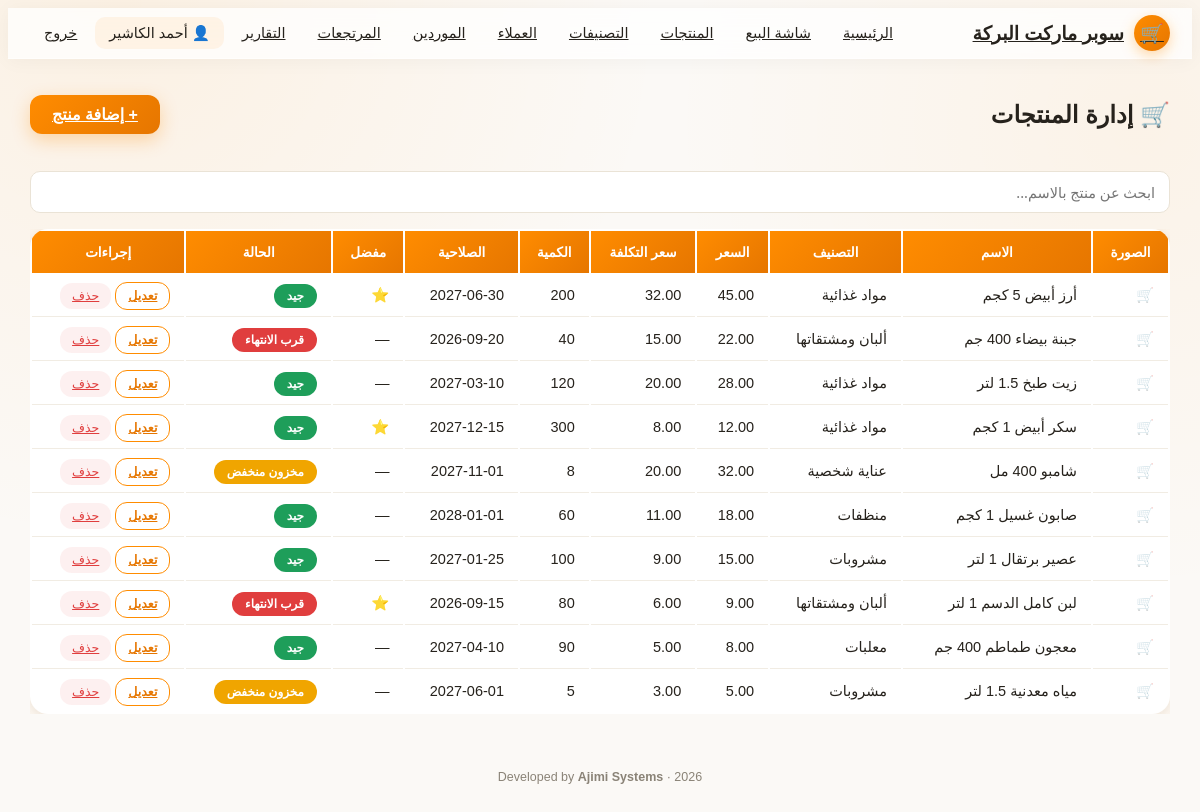
Page /products/list.php (signed in) on the committed database.
### tables this page shows
CREATE TABLE IF NOT EXISTS products (
    id INT AUTO_INCREMENT PRIMARY KEY,
    name VARCHAR(150) NOT NULL,
    category_id INT NULL,
    unit_price DECIMAL(10,2) NOT NULL DEFAULT 0,
    cost_price DECIMAL(10,2) NOT NULL DEFAULT 0,
    quantity INT NOT NULL DEFAULT 0,
    min_quantity INT NOT NULL DEFAULT 10,
    expiry_date DATE NOT NULL,
    barcode VARCHAR(50),
    description TEXT,
    image VARCHAR(255),
    is_favorite TINYINT(1) DEFAULT 0,
    active TINYINT(1) DEFAULT 1,
    supplier_id INT NULL,
    created_at TIMESTAMP DEFAULT CURRENT_TIMESTAMP,
    FOREIGN KEY (category_id) REFERENCES categories(id) ON DELETE SET NULL,
    FOREIGN KEY (supplier_id) REFERENCES suppliers(id) ON DELETE SET NULL
);

CREATE TABLE IF NOT EXISTS categories (
    id INT AUTO_INCREMENT PRIMARY KEY,
    name VARCHAR(100) NOT NULL
);

### includes/functions.php (called while the page is built, shortened)
<?php
function getSettings($pdo) {
    static $settings = null;
    if ($settings === null) {
        $stmt = $pdo->query("SELECT setting_key, setting_value FROM settings");
        $settings = [];
        while ($row = $stmt->fetch()) {
            $settings[$row['setting_key']] = $row['setting_value'];
        }
    }
    return $settings;
}
function getSetting($pdo, $key, $default = '') {
    $settings = getSettings($pdo);
    return $settings[$key] ?? $default;
}

### products/list.php (the view, shortened to what this page needs)
<?php
require_once __DIR__ . '/../includes/functions.php';
$search = trim($_GET['q'] ?? '');
$sql = "SELECT m.*, c.name AS category_name
        FROM products m
        LEFT JOIN categories c ON m.category_id = c.id
        WHERE m.active = 1";
$params = [];
$sql .= " ORDER BY m.name ASC";
$stmt = $pdo->prepare($sql);
$stmt->execute($params);
$products = $stmt->fetchAll();
require_once __DIR__ . '/../includes/header.php';
?>
<div class="d-flex justify-content-between align-items-center mb-4 flex-wrap gap-2">
    <h2>🛒 إدارة المنتجات</h2>
    <a href="add.php" class="btn btn-orange">+ إضافة منتج</a>
</div>
<form method="GET" class="mb-3">
    <input type="text" name="q" class="form-control pos-search" placeholder="ابحث عن منتج بالاسم..." value="<?php echo htmlspecialchars($search); ?>" onkeyup="if(event.key==='Enter')this.form.submit()">
</form>
<div class="table-responsive">
    <table class="table-glass">
        <thead>
            <tr>
                <th>الصورة</th><th>الاسم</th><th>التصنيف</th><th>السعر</th><th>سعر التكلفة</th>
                <th>الكمية</th><th>الصلاحية</th><th>مفضل</th><th>الحالة</th><th>إجراءات</th>
            </tr>
        </thead>
        <tbody>
            <?php foreach ($products as $row):
                $expiry = strtotime($row['expiry_date']);
                $daysLeft = ($expiry - strtotime(date('Y-m-d'))) / 86400;
                $statusClass = "badge-ok"; $statusText = "جيد";
                if ($row['quantity'] <= $row['min_quantity']) { $statusClass = "badge-warning"; $statusText = "مخزون منخفض"; }
                if ($daysLeft <= 30) { $statusClass = "badge-danger"; $statusText = "قرب الانتهاء"; }
            ?>
            <tr>
                <td>
                    <?php if ($row['image']): ?>
                        <img src="/supermarket-system/assets/uploads/<?php echo htmlspecialchars($row['image']); ?>" style="width:40px;height:40px;object-fit:cover;border-radius:8px;">
                    <?php else: ?>
                        <span style="opacity:.3">🛒</span>
                    <?php endif; ?>
                </td>
                <td><?php echo htmlspecialchars($row['name']); ?></td>
                <td><?php echo htmlspecialchars($row['category_name'] ?? '-'); ?></td>
                <td><?php echo number_format($row['unit_price'], 2); ?></td>
                <td><?php echo number_format($row['cost_price'], 2); ?></td>
                <td><?php echo $row['quantity']; ?></td>
                <td><?php echo $row['expiry_date']; ?></td>
                <td><?php echo $row['is_favorite'] ? '⭐' : '—'; ?></td>
                <td><span class="badge-pill <?php echo $statusClass; ?>"><?php echo $statusText; ?></span></td>
                <td>
                    <a href="edit.php?id=<?php echo $row['id']; ?>" class="btn btn-outline-orange btn-sm">تعديل</a>
                    <a href="list.php?delete=<?php echo $row['id']; ?>" class="btn btn-soft-danger btn-sm" onclick="return confirm('حذف هذا المنتج؟')">حذف</a>
                </td>
            </tr>
            <?php endforeach; ?>
        </tbody>
    </table>
</div>
<?php require_once __DIR__ . '/../includes/footer.php'; ?>

### includes/header.php (shortened to what this page needs)
<?php
require_once __DIR__ . '/functions.php';
$storeName = getSetting($pdo, 'store_name', 'سوبر ماركت البركة');
?>
<!DOCTYPE html>
<html lang="ar" dir="rtl">
<head>
    <link rel="stylesheet" href="/supermarket-system/assets/css/style.css">
</head>
<body>
<nav class="app-navbar">
    <div class="container-fluid px-4 d-flex align-items-center justify-content-between">
        <a class="navbar-brand" href="/supermarket-system/index.php">
            <span class="brand-seal">🛒</span>
            <span><?php echo htmlspecialchars($storeName); ?></span>
        </a>
        <div class="navbar-collapse" id="navMenu">
            <ul class="navbar-nav gap-1">
                <li><a class="nav-link" href="/supermarket-system/index.php">الرئيسية</a></li>
                <li><a class="nav-link" href="/supermarket-system/sales/pos.php">شاشة البيع</a></li>
                <li><a class="nav-link" href="/supermarket-system/products/list.php">المنتجات</a></li>
                <li><a class="nav-link" href="/supermarket-system/categories/list.php">التصنيفات</a></li>
                <li><a class="nav-link" href="/supermarket-system/customers/list.php">العملاء</a></li>
                <li><a class="nav-link" href="/supermarket-system/suppliers/list.php">الموردين</a></li>
                <li><a class="nav-link" href="/supermarket-system/refunds/list.php">المرتجعات</a></li>
                <li><a class="nav-link" href="/supermarket-system/reports/dashboard.php">التقارير</a></li>
                <li><span class="nav-link user-pill">👤 <?php echo htmlspecialchars($_SESSION['full_name'] ?? ''); ?></span></li>
                <li><a class="nav-link logout-link" href="/supermarket-system/auth/logout.php">خروج</a></li>
            </ul>
        </div>
    </div>
</nav>
<div class="container-fluid px-4 py-4">

### includes/footer.php (shortened to what this page needs)
</div>
<footer class="app-footer text-center py-4">
    <p>Developed by <strong>Ajimi Systems</strong> &middot; <?php echo date("Y"); ?></p>
</footer>
</body>
</html>

### assets/css/style.css (style rules this page uses)
:root { --orange: #FF8C00; --orange-dark: #E67600; --orange-light: #FFB347; --ink: #26221C; --muted: #8A8377; --bg: #FBF9F6; --glass-bg: rgba(255, 255, 255, 0.65); --glass-border: rgba(255, 255, 255, 0.5); --danger: #E03E3E; --success: #1E9E5A; --warning: #F0A500; --radius-lg: 18px; --radius-md: 12px; --shadow-soft: 0 8px 30px rgba(255, 140, 0, 0.10), 0 2px 8px rgba(38,34,28,0.06); }
* { box-sizing: border-box; }
body { background: radial-gradient(circle at 10% 0%, rgba(255,140,0,0.08), transparent 40%), radial-gradient(circle at 95% 15%, rgba(255,140,0,0.06), transparent 35%), var(--bg); color: var(--ink); font-family: 'Tajawal', 'Tahoma', sans-serif; min-height: 100vh; }
h1,h2,h3,h4,h5 { font-family: 'Almarai', 'Tajawal', sans-serif; color: var(--ink); }
.app-navbar { background: rgba(255,255,255,0.75); backdrop-filter: blur(14px); -webkit-backdrop-filter: blur(14px); border-bottom: 1px solid var(--glass-border); box-shadow: 0 2px 20px rgba(0,0,0,0.04); }
.navbar-brand { display: flex; align-items: center; gap: 10px; font-family: 'Almarai', sans-serif; font-weight: 800; font-size: 19px; color: var(--ink) !important; }
.brand-seal { display: inline-flex; align-items: center; justify-content: center; width: 36px; height: 36px; border-radius: 50%; background: linear-gradient(135deg, var(--orange), var(--orange-dark)); color: #fff; font-weight: 800; box-shadow: 0 4px 14px rgba(255,140,0,0.35); }
.app-navbar .nav-link { color: var(--ink) !important; font-weight: 500; font-size: 14.5px; padding: 8px 14px !important; border-radius: 10px; transition: all .15s ease; }
.user-pill { background: rgba(255,140,0,0.08); border-radius: 20px; font-size: 13.5px; }
.logout-link { color: var(--danger) !important; }
.btn-orange { background: linear-gradient(135deg, var(--orange), var(--orange-dark)); color: #fff; border: none; border-radius: var(--radius-md); padding: 10px 22px; font-weight: 700; font-family: 'Tajawal', sans-serif; box-shadow: 0 6px 18px rgba(255,140,0,0.30); transition: transform .12s ease, box-shadow .12s ease; }
.btn-outline-orange { border: 1.5px solid var(--orange); color: var(--orange-dark); background: #fff; border-radius: var(--radius-md); font-weight: 600; }
.btn-soft-danger { background: rgba(224,62,62,0.08); color: var(--danger); border: none; border-radius: var(--radius-md); }
.table-glass { background: #fff; border-radius: var(--radius-lg); overflow: hidden; box-shadow: var(--shadow-soft); width: 100%; }
.table-glass thead th { background: linear-gradient(135deg, var(--orange), var(--orange-dark)); color: #fff; font-family: 'Almarai', sans-serif; font-weight: 700; border: none; padding: 13px 14px; font-size: 13.5px; }
.table-glass tbody td { padding: 12px 14px; vertical-align: middle; border-bottom: 1px solid #F1ECE3; font-size: 14.5px; }
.table-glass tbody tr:last-child td { border-bottom: none; }
.badge-pill { padding: 5px 13px; border-radius: 20px; font-size: 12px; font-weight: 700; color: #fff; }
.badge-ok { background: var(--success); }
.badge-warning { background: var(--warning); }
.badge-danger { background: var(--danger); }
.pos-search { border-radius: 14px; border: 1px solid #EAE3D6; padding: 12px 16px; font-size: 15px; background: #fff; }
.app-footer { color: var(--muted); font-size: 12.5px; }
.container-fluid { width: 100%; padding-left: 12px; padding-right: 12px; }
.d-flex { display: flex; }
.align-items-center { align-items: center; }
.justify-content-between { justify-content: space-between; }
.flex-wrap { flex-wrap: wrap; }
.gap-1 { gap: 6px; }
.gap-2 { gap: 10px; }
.text-center { text-align: center; }
.mb-3 { margin-bottom:16px }
.mb-4 { margin-bottom:22px }
.py-4 { padding-top:22px;padding-bottom:22px }
.px-4 { padding-left:22px;padding-right:22px }
.btn-sm { padding: 6px 12px; font-size: 12.5px; }
.form-control, .form-select { width: 100%; padding: 10px 14px; border-radius: 10px; border: 1px solid #EAE3D6; font-family: 'Tajawal', 'Segoe UI', Tahoma, Arial, sans-serif; font-size: 14.5px; background: #fff; }
table { width: 100%; }
.table-responsive { overflow-x: auto; }
.navbar-collapse { display: flex; }
.navbar-nav { list-style: none; display: flex; gap: 4px; align-items: center; flex-wrap: wrap; }

### rows in the picture
products: name "أرز أبيض 5 كجم", category.name "مواد غذائية", unit_price "45.00", cost_price "32.00", quantity "200", expiry_date "2027-06-30", statusText "جيد"
products: name "جبنة بيضاء 400 جم", category.name "ألبان ومشتقاتها", unit_price "22.00", cost_price "15.00", quantity "40", expiry_date "2026-09-20", expiry_date "قرب الانتهاء"
products: name "زيت طبخ 1.5 لتر", category.name "مواد غذائية", unit_price "28.00", cost_price "20.00", quantity "120", expiry_date "2027-03-10", statusText "جيد"
products: name "سكر أبيض 1 كجم", category.name "مواد غذائية", unit_price "12.00", cost_price "8.00", quantity "300", expiry_date "2027-12-15", statusText "جيد"
products: name "شامبو 400 مل", category.name "عناية شخصية", unit_price "32.00", cost_price "20.00", quantity "8", expiry_date "2027-11-01", statusText "مخزون منخفض"
products: name "صابون غسيل 1 كجم", category.name "منظفات", unit_price "18.00", cost_price "11.00", quantity "60", expiry_date "2028-01-01", statusText "جيد"
products: name "عصير برتقال 1 لتر", category.name "مشروبات", unit_price "15.00", cost_price "9.00", quantity "100", expiry_date "2027-01-25", statusText "جيد"
products: name "لبن كامل الدسم 1 لتر", category.name "ألبان ومشتقاتها", unit_price "9.00", cost_price "6.00", quantity "80", expiry_date "2026-09-15", expiry_date "قرب الانتهاء"
products: name "معجون طماطم 400 جم", category.name "معلبات", unit_price "8.00", cost_price "5.00", quantity "90", expiry_date "2027-04-10", statusText "جيد"
products: name "مياه معدنية 1.5 لتر", category.name "مشروبات", unit_price "5.00", cost_price "3.00", quantity "5", expiry_date "2027-06-01", statusText "مخزون منخفض"

### other values in the picture
$storeName "سوبر ماركت البركة"
$_SESSION['full_name'] "أحمد الكاشير"
